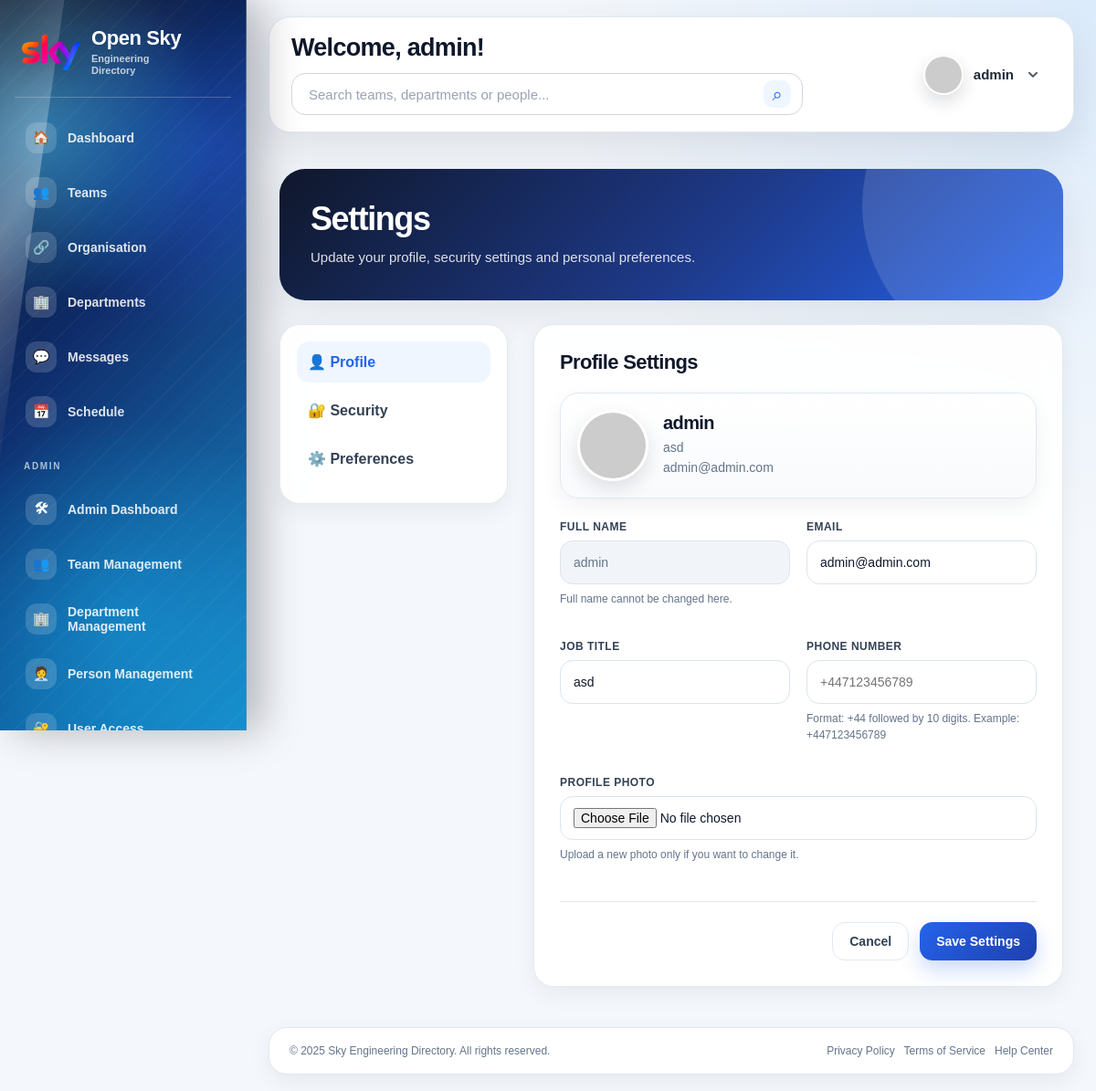
The app's page /settings/ (signed in) with its own data.
### dashboard/models.py (models this page shows, shortened)
class Person(models.Model):
    user = models.OneToOneField(User, on_delete=models.CASCADE, null=True, blank=True)
    team = models.ForeignKey(
        "Team",
        on_delete=models.SET_NULL,
        null=True,
        blank=True,
        related_name="members"
    )
    teams = models.ManyToManyField(
        "Team",
        blank=True,
        related_name="extra_members"
    )
    name = models.CharField(max_length=100)
    role = models.CharField(max_length=100, blank=True)
    email = models.EmailField(blank=True)
    phone = models.CharField(max_length=50, blank=True)
    photo = models.ImageField(upload_to="people/", null=True, blank=True)

### dashboard/views.py (the view, shortened to what this page needs)
# urls.py: path("settings/", views.settings_view, name="settings"),
@login_required
def settings_view(request):
    current_person = getattr(request.user, "person", None)
    user_setting, created = UserSetting.objects.get_or_create(
        user=request.user,
        defaults={
            "language": "English UK",
            "background": "default",
        },
    )
    if created:
        user_setting.language = "English UK"
        user_setting.background = "default"
        user_setting.save()
    return render(request, "settings.html", {
        "person": current_person,
        "setting": user_setting,
    })

### templates/settings.html (shortened to what this page needs)
{% extends "base.html" %}
{% block content %}
<div class="settingswholepagearea">
    <div class="settingsbigheaderbox">
        <h1 class="settingspagetitle">Settings</h1>
        <div class="settingspagetextundertitle">
            Update your profile, security settings and personal preferences.
        </div>
    </div>
    <form method="post" enctype="multipart/form-data">
        <div class="settingsmainlayoutgrid">
            <aside class="settingstabsidebarbox">
                <div class="settingstabbutton active" data-tab="profile">👤 Profile</div>
                <div class="settingstabbutton" data-tab="security">🔐 Security</div>
                <div class="settingstabbutton" data-tab="preferences">⚙️ Preferences</div>
            </aside>
            <main class="settingsmaincardbox">
                <section class="settingscontentsection active" id="profile">
                    <h2 class="sectiontitletext">Profile Settings</h2>
                    <div class="profilepreviewbox">
                        {% if person and person.photo %}
                            <img src="{{ person.photo.url }}" alt="{{ person.name }}">
                        {% elif person %}
                            <img src="https://ui-avatars.com/api/?name={{ person.name|urlencode }}&background=1E88E5&color=fff" alt="{{ person.name }}">
                        {% else %}
                            <img src="https://ui-avatars.com/api/?name={{ request.user.username|urlencode }}&background=1E88E5&color=fff" alt="{{ request.user.username }}">
                        {% endif %}
                        <div>
                            <div class="settingsprofilenametext">
                                {% if person %}
                                    {{ person.name }}
                                {% elif request.user.first_name %}
                                    {{ request.user.first_name }}
                                {% else %}
                                    {{ request.user.username }}
                                {% endif %}
                            </div>
                            <div class="profilemetainfotext">
                                {% if person and person.role %}
                                    {{ person.role }}<br>
                                {% elif setting.job_title %}
                                    {{ setting.job_title }}<br>
                                {% endif %}
                                {% if request.user.email %}
                                    {{ request.user.email }}
                                {% else %}
                                    No email added
                                {% endif %}
                            </div>
                        </div>
                    </div>
                    <div class="settingsformgrid">
                        <div class="settingsformgroup">
                            <label>Full Name</label>
                            <input
                                type="text"
                                class="readonlyinputbox"
                                value="{% if person %}{{ person.name }}{% elif request.user.first_name %}{{ request.user.first_name }}{% else %}{{ request.user.username }}{% endif %}"
                                readonly
                            >
                            <div class="smallhinttext">Full name cannot be changed here.</div>
                        </div>
                        <div class="settingsformgroup">
                            <label>Email</label>
                            <input
                                type="email"
                                name="email"
                                value="{{ request.user.email }}"
                                required
                            >
                        </div>
                        <div class="settingsformgroup">
                            <label>Job Title</label>
                            <input
                                type="text"
                                name="job_title"
                                value="{% if person and person.role %}{{ person.role }}{% else %}{{ setting.job_title }}{% endif %}"
                                placeholder="Example: Backend Engineer"
                            >
                        </div>
                        <div class="settingsformgroup">
                            <label>Phone Number</label>
                            <input
                                type="text"
                                name="phone"
                                value="{% if person and person.phone %}{{ person.phone }}{% endif %}"
                                placeholder="+447123456789"
                                pattern="^\+44[0-9]{10}$"
                                maxlength="13"
                            >
                            <div class="smallhinttext">Format: +44 followed by 10 digits. Example: +447123456789</div>
                        </div>
                        <div class="settingsformgroup full">
                            <label>Profile Photo</label>
                            <input type="file" name="photo" accept="image/*">
                            <div class="smallhinttext">Upload a new photo only if you want to change it.</div>
                        </div>
                    </div>
                </section>
                <div class="savecancelbuttonrow">
                    <a href="{% url 'settings' %}" class="cancelsettingsbutton">Cancel</a>
                    <button type="submit" class="savesettingsbutton">Save Settings</button>
                </div>
            </main>
        </div>
    </form>
</div>
{% endblock %}

### templates/base.html (shortened to what this page needs)
{% load static %}
<!DOCTYPE html>
<html>
<head>
</head>
<body class="{% if request.user.is_authenticated and request.user.settings_profile and request.user.settings_profile.background == 'black' %}blackthemebody{% else %}standardthemebody{% endif %}">
<div class="sidebarandmainpagelayout">
    <aside class="leftsidebar">
        <a href="{% url 'dashboard' %}" class="sidebarlogoarea">
            <img src="{% static 'images/sky.png' %}" alt="Open Sky">
            <div class="sidebarlogotextarea">
                <div class="sidebarlogotitle">Open Sky</div>
                <div class="sidebarlogosubtitle">Engineering<br>Directory</div>
            </div>
        </a>
        <nav class="sidebarnavigationmenu">
            <a href="{% url 'dashboard' %}" class="{% if request.resolver_match.url_name == 'dashboard' %}active{% endif %}">
                <span class="sidebarlinkiconbox">🏠</span>
                <span class="sidebarlinktext">Dashboard</span>
            </a>
            <a href="{% url 'teams' %}" class="{% if request.resolver_match.url_name == 'teams' or request.resolver_match.url_name == 'team_detail' %}active{% endif %}">
                <span class="sidebarlinkiconbox">👥</span>
                <span class="sidebarlinktext">Teams</span>
            </a>
            <a href="{% url 'organisation_map' %}" class="{% if request.resolver_match.url_name == 'organisation_map' %}active{% endif %}">
                <span class="sidebarlinkiconbox">🔗</span>
                <span class="sidebarlinktext">Organisation</span>
            </a>
            <a href="{% url 'departments' %}" class="{% if request.resolver_match.url_name == 'departments' %}active{% endif %}">
                <span class="sidebarlinkiconbox">🏢</span>
                <span class="sidebarlinktext">Departments</span>
            </a>
            <a href="{% url 'messages' %}" class="">
                <span class="sidebarlinkiconbox">💬</span>
                <span class="sidebarlinktext">Messages</span>
            </a>
            <a href="{% url 'schedule' %}" class="{% if request.resolver_match.url_name == 'schedule' %}active{% endif %}">
                <span class="sidebarlinkiconbox">📅</span>
                <span class="sidebarlinktext">Schedule</span>
            </a>
            {% if request.user.is_staff %}
                <div class="sidebaradminsectiontitle">Admin</div>
                <a href="{% url 'admin_dashboard' %}" class="{% if request.resolver_match.url_name == 'admin_dashboard' %}active{% endif %}">
                    <span class="sidebarlinkiconbox">🛠</span>
                    <span class="sidebarlinktext">Admin Dashboard</span>
                </a>
                <a href="{% url 'admin_team_management' %}" class="{% if request.resolver_match.url_name == 'admin_team_management' %}active{% endif %}">
                    <span class="sidebarlinkiconbox">👥</span>
                    <span class="sidebarlinktext">Team Management</span>
                </a>
                <a href="{% url 'admin_department_management' %}" class="{% if request.resolver_match.url_name == 'admin_department_management' %}active{% endif %}">
                    <span class="sidebarlinkiconbox">🏢</span>
                    <span class="sidebarlinktext">Department Management</span>
                </a>
                <a href="{% url 'admin_person_management' %}" class="{% if request.resolver_match.url_name == 'admin_person_management' %}active{% endif %}">
                    <span class="sidebarlinkiconbox">🧑‍💼</span>
                    <span class="sidebarlinktext">Person Management</span>
                </a>
                <a href="{% url 'admin_user_access' %}" class="{% if request.resolver_match.url_name == 'admin_user_access' %}active{% endif %}">
                    <span class="sidebarlinkiconbox">🔐</span>
                    <span class="sidebarlinktext">User Access</span>
                </a>
            {% endif %}
        </nav>
    </aside>
    <main class="maincontentrightsidearea">
        <header class="pagetopbar">
            <div class="topbarleftside">
                {% if request.user.is_authenticated and request.user.person %}
                    <h1>Welcome, {{ request.user.person.name }}!</h1>
                {% elif request.user.is_authenticated %}
                    <h1>Welcome, {{ request.user.username }}!</h1>
                {% else %}
                    <h1>Welcome!</h1>
                {% endif %}
                <form class="topbarsearchform" method="get" action="{% url 'global_search' %}">
                    <input
                        type="text"
                        name="q"
                        value="{{ request.GET.q }}"
                        placeholder="Search teams, departments or people..."
                        autocomplete="off"
                    >
                    <button type="submit">⌕</button>
                </form>
            </div>
            <div class="topbarprofilearea">
                <div class="topbarprofilebutton" onclick="openorcloseprofiledropdown(event)">
                    {% if request.user.is_authenticated and request.user.person and request.user.person.photo %}
                        <img src="{{ request.user.person.photo.url }}" alt="{{ request.user.person.name }}">
                        <span class="topbarprofilename">{{ request.user.person.name }}</span>
                    {% elif request.user.is_authenticated and request.user.person %}
                        <img src="https://ui-avatars.com/api/?name={{ request.user.person.name|urlencode }}&background=007fff&color=fff" alt="{{ request.user.person.name }}">
                        <span class="topbarprofilename">{{ request.user.person.name }}</span>
                    {% elif request.user.is_authenticated %}
                        <img src="https://ui-avatars.com/api/?name={{ request.user.username|urlencode }}&background=007fff&color=fff" alt="{{ request.user.username }}">
                        <span class="topbarprofilename">{{ request.user.username }}</span>
                    {% else %}
                        <img src="https://ui-avatars.com/api/?name=User&background=007fff&color=fff" alt="User">
                        <span class="topbarprofilename">User</span>
                    {% endif %}
                    <span class="profiledropdownarrowbox">
                        <svg viewBox="0 0 20 20" fill="none">
                            <path
                                d="M5.5 7.5L10 12L14.5 7.5"
                                stroke="currentColor"
                                stroke-width="2"
                                stroke-linecap="round"
                                stroke-linejoin="round"
                            />
                        </svg>
                    </span>
                </div>
            </div>
        </header>
        <section class="otherpagescontentarea">
            {% block content %}
            {% endblock %}
        </section>
        <footer class="pagefooter">
            <div>© 2025 Sky Engineering Directory. All rights reserved.</div>
            <div>Privacy Policy &nbsp; Terms of Service &nbsp; Help Center</div>
        </footer>
    </main>
</div>
</body>
</html>

### records on screen
Person: name "admin", role "asd", job_title "asd"

### other values on screen
{{ request.user.person.name }} "admin"
{{ request.user.email }} "admin@admin.com"
